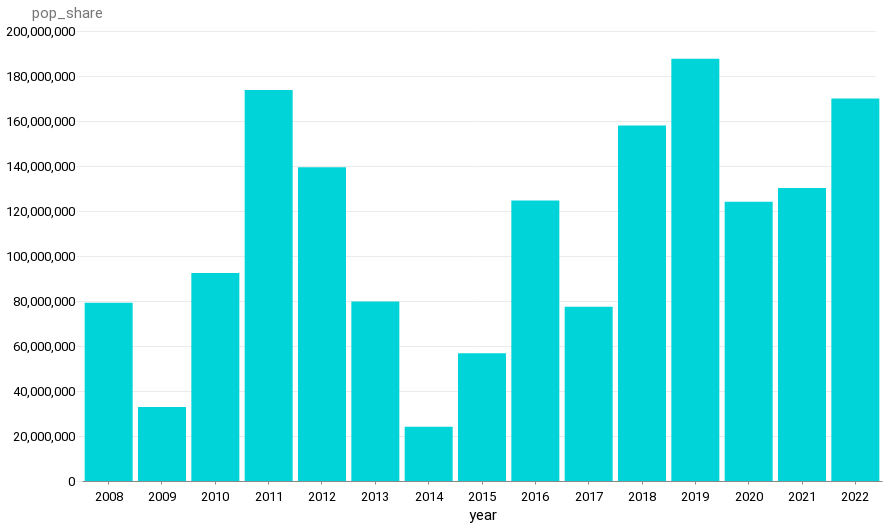

This figure's notebook cell:
### Code cell
alt.Chart(df).mark_bar().encode(x="year", y="pop_share")

### Figure 1 — Vega-Lite specification as saved in the notebook (floating-point values rounded to 4 significant figures)
{"config": {"view": {"width": 800, "height": 450, "strokeOpacity": 0}, "background": "#ffffff", "title": {"anchor": "start", "font": "Summit Sans", "fontColor": "palette[\"black\"]", "fontSize": 18, "fontWeight": "normal"}, "arc": {"fill": "#00d4d8"}, "area": {"fill": "#00d4d8"}, "line": {"stroke": "#00d4d8", "strokeWidth": 3}, "path": {"stroke": "#00d4d8"}, "rect": {"fill": "#00d4d8"}, "shape": {"stroke": "#00d4d8"}, "bar": {"fill": "#00d4d8"}, "point": {"stroke": "#00d4d8"}, "symbol": {"fill": "#00d4d8", "size": 30}, "axis": {"titleFont": "Roboto", "titleFontSize": 15, "titleFontWeight": "normal", "labelFont": "Roboto, sans", "labelFontSize": 13, "labelFontWeight": "normal"}, "axisX": {"labelAngle": 0, "labelPadding": 6, "tickSize": 3, "grid": false}, "axisY": {"labelBaseline": "middle", "maxExtent": 45, "minExtent": 45, "titleAlign": "left", "titleAngle": 0, "titleX": -45, "titleY": -11, "domainOpacity": 0, "gridWidth": 0.6, "gridColor": "#dddddd", "offset": 6, "tickSize": 0, "titleColor": "#767676"}, "legend": {"titleFont": "Roboto", "titleFontSize": 15, "titleFontWeight": "normal", "symbolType": "square", "labelFont": "Roboto, sans", "labelFontSize": 13}, "range": {"category": ["#005f66", "#e37e2d", "#d64a3b", "#76b0ef", "#c1bc40"], "diverging": ["#e68a4f", "#f4bb6a", "#f9e39c", "#dadfe2", "#a6b7c6", "#849eae"], "heatmap": ["#7ff6f6", "#00eeef", "#00d4d8", "#00abb2", "#00848b", "#fbf2c7", "#00363d"], "ordinal": ["#7ff6f6", "#00eeef", "#00d4d8", "#00abb2", "#00848b", "#fbf2c7", "#00363d"], "ramp": ["#7ff6f6", "#00eeef", "#00d4d8", "#00abb2", "#00848b", "#fbf2c7", "#00363d"]}}, "data": {"name": "data-52d57a3252752b1871ab2706e2713228"}, "mark": "bar", "encoding": {"x": {"field": "year", "type": "nominal"}, "y": {"field": "pop_share", "type": "quantitative"}}, "$schema": "https://vega.github.io/schema/vega-lite/v4.17.0.json", "datasets": {"data-52d57a3252752b1871ab2706e2713228": [{"year": "2008", "pop_share": 79170000.0}, {"year": "2009", "pop_share": 32840000.0}, {"year": "2010", "pop_share": 92480000.0}, {"year": "2011", "pop_share": 173800000.0}, {"year": "2012", "pop_share": 139400000.0}, {"year": "2013", "pop_share": 79780000.0}, {"year": "2014", "pop_share": 24160000.0}, {"year": "2015", "pop_share": 56820000.0}, {"year": "2016", "pop_share": 124600000.0}, {"year": "2017", "pop_share": 77450000.0}, {"year": "2018", "pop_share": 158000000.0}, {"year": "2019", "pop_share": 187700000.0}, {"year": "2020", "pop_share": 124100000.0}, {"year": "2021", "pop_share": 130200000.0}, {"year": "2022", "pop_share": 170000000.0}]}}
